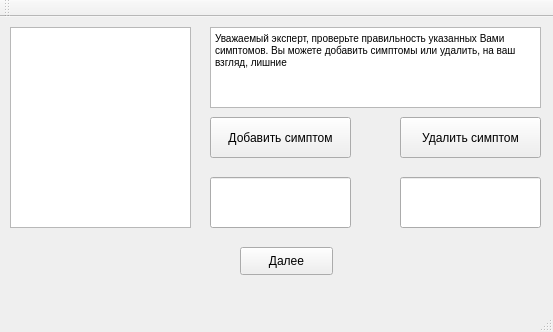
<?xml version="1.0" encoding="UTF-8"?>
<ui version="4.0">
 <class>MainWindow</class>
 <widget class="QMainWindow" name="MainWindow">
  <property name="geometry">
   <rect>
    <x>0</x>
    <y>0</y>
    <width>553</width>
    <height>332</height>
   </rect>
  </property>
  <property name="windowTitle">
   <string>MainWindow</string>
  </property>
  <widget class="QWidget" name="centralWidget">
   <widget class="QPushButton" name="addSymptButton">
    <property name="geometry">
     <rect>
      <x>210</x>
      <y>100</y>
      <width>141</width>
      <height>41</height>
     </rect>
    </property>
    <property name="text">
     <string>Добавить симптом</string>
    </property>
   </widget>
   <widget class="QPushButton" name="delSymptButton">
    <property name="geometry">
     <rect>
      <x>400</x>
      <y>100</y>
      <width>141</width>
      <height>41</height>
     </rect>
    </property>
    <property name="text">
     <string>Удалить симптом</string>
    </property>
   </widget>
   <widget class="QTextBrowser" name="infoToExpert">
    <property name="geometry">
     <rect>
      <x>210</x>
      <y>10</y>
      <width>331</width>
      <height>81</height>
     </rect>
    </property>
    <property name="html">
     <string>&lt;!DOCTYPE HTML PUBLIC &quot;-//W3C//DTD HTML 4.0//EN&quot; &quot;http://www.w3.org/TR/REC-html40/strict.dtd&quot;&gt;
&lt;html&gt;&lt;head&gt;&lt;meta name=&quot;qrichtext&quot; content=&quot;1&quot; /&gt;&lt;style type=&quot;text/css&quot;&gt;
p, li { white-space: pre-wrap; }
&lt;/style&gt;&lt;/head&gt;&lt;body style=&quot; font-family:'MS Shell Dlg 2'; font-size:7.8pt; font-weight:400; font-style:normal;&quot;&gt;
&lt;p style=&quot; margin-top:0px; margin-bottom:0px; margin-left:0px; margin-right:0px; -qt-block-indent:0; text-indent:0px;&quot;&gt;Уважаемый эксперт, проверьте правильность указанных Вами симптомов. Вы можете добавить симптомы или удалить, на ваш взгляд, лишние&lt;/p&gt;&lt;/body&gt;&lt;/html&gt;</string>
    </property>
   </widget>
   <widget class="QLineEdit" name="symptAddLine">
    <property name="geometry">
     <rect>
      <x>210</x>
      <y>160</y>
      <width>141</width>
      <height>51</height>
     </rect>
    </property>
   </widget>
   <widget class="QLineEdit" name="symptDelLine">
    <property name="geometry">
     <rect>
      <x>400</x>
      <y>160</y>
      <width>141</width>
      <height>51</height>
     </rect>
    </property>
   </widget>
   <widget class="QListWidget" name="sympList">
    <property name="geometry">
     <rect>
      <x>10</x>
      <y>10</y>
      <width>181</width>
      <height>201</height>
     </rect>
    </property>
   </widget>
   <widget class="QPushButton" name="okButton">
    <property name="geometry">
     <rect>
      <x>240</x>
      <y>230</y>
      <width>93</width>
      <height>28</height>
     </rect>
    </property>
    <property name="text">
     <string>Далее</string>
    </property>
   </widget>
  </widget>
  <widget class="QMenuBar" name="menuBar">
   <property name="geometry">
    <rect>
     <x>0</x>
     <y>0</y>
     <width>553</width>
     <height>26</height>
    </rect>
   </property>
  </widget>
  <widget class="QToolBar" name="mainToolBar">
   <attribute name="toolBarArea">
    <enum>TopToolBarArea</enum>
   </attribute>
   <attribute name="toolBarBreak">
    <bool>false</bool>
   </attribute>
  </widget>
  <widget class="QStatusBar" name="statusBar"/>
 </widget>
 <layoutdefault spacing="6" margin="11"/>
 <resources/>
 <connections/>
</ui>
